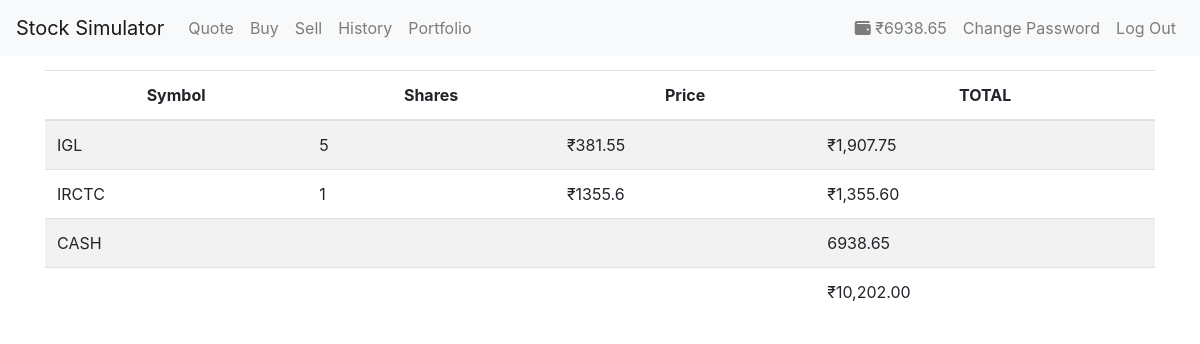
Page / (signed in) on the earlier database version.
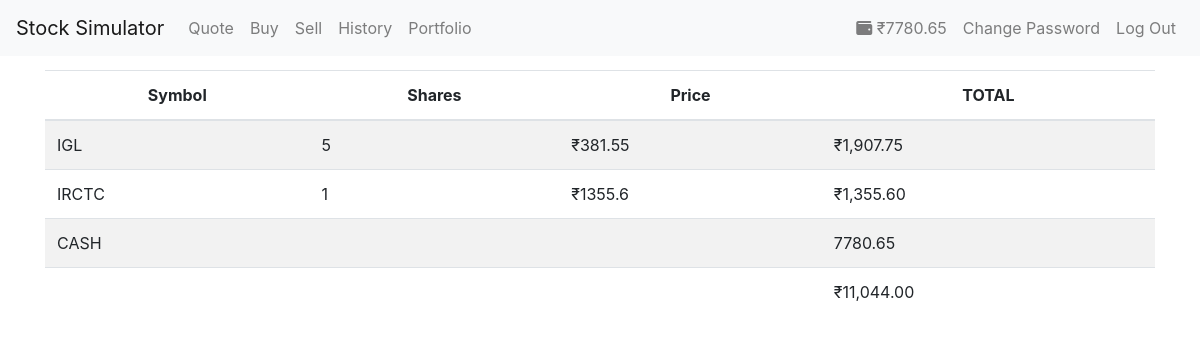
Same page on the later database version.
### tables this page shows
CREATE TABLE 'users' ('id' INTEGER PRIMARY KEY AUTOINCREMENT NOT NULL, 'username' TEXT NOT NULL, 'hash' TEXT NOT NULL, 'cash' NUMERIC NOT NULL DEFAULT 10000.00 );

CREATE TABLE 'portfolio' ('id' INTEGER NOT NULL, 'symbol' TEXT NOT NULL, 'shares' INTEGER NOT NULL, 'price' NUMERIC NOT NULL, 'transacted' DATETIME NOT NULL DEFAULT CURRENT_TIMESTAMP);

### app.py (the view)
@app.route("/")
@login_required
def index():
    symbol=list()
    share=list()
    price=list()
    total=list()
    sy = db.execute("SELECT symbol FROM portfolio WHERE id = :id", id= session['user_id'])
    sh = db.execute("SELECT shares FROM portfolio WHERE id = :id", id= session['user_id'])
    pr = db.execute("SELECT price FROM portfolio WHERE id = :id", id= session['user_id'])
    for i in range (len(sy)):
        symbol.append(sy[i]["symbol"].upper())
    for i in range (len(sh)):
        share.append(sh[i]["shares"])
    for i in range (len(pr)):
        price.append(pr[i]["price"])
    for i in range(len(symbol)):
        total.append(price[i]*share[i])
    data = zip(symbol,share,price,total)
    sum = 0.0
    for i in range(len(total)):
        sum+=total[i]
    for i in range(len(total)):
        total[i]=rs(total[i])
    rows = db.execute("SELECT cash FROM users WHERE id=:id", id= session['user_id'])
    sum+=rows[0]["cash"]
    user = db.execute("SELECT username FROM users WHERE id = :id", id= session['user_id'])
    return render_template("index.html", data=data, sum=rs(sum), cash=rows[0]["cash"], user=user[0]["username"])

### helpers.py (called while the page is built)
def login_required(f):
    @wraps(f)
    def decorated_function(*args, **kwargs):
        if session.get("user_id") is None:
            return redirect(url_for("login", next=request.url))
        return f(*args, **kwargs)
    return decorated_function

def rs(value):
    return "₹{:,.2f}".format(value)

### templates/index.html (shortened to what this page needs)
{% extends "layout.html" %}
{% block main %}
<table class="table table-striped">
    <thead>
    <tr>
        <th>Symbol</th>
        <th>Shares</th>
        <th>Price</th>
        <th>TOTAL</th>
    </tr>
    </thead>
        <tfoot>
            <tr>
                <td colspan="3"></td>
                <td>{{sum}}</td>
            </tr>
        </tfoot>
    {% for row in data %}
    <tr>
    {% for item in row %}
    {% if item is not string and item>20%}
        <td>₹{{ item }}</td>
    {% else %}
        <td>{{ item }}</td>
    {% endif %}
    {% endfor %}
    </tr>
    {% endfor %}
    <tr>
      <td colspan="3">CASH</td>
      <td>{{cash}}</td>
    </tr>
</table>
{% endblock %}

### templates/layout.html (shortened to what this page needs)
<!DOCTYPE html>
<html lang="en">
    <head>
        <link rel="stylesheet" href="{{ url_for('static', filename='alert.css') }}">
        <link href="{{ url_for('static', filename='styles.css') }}" rel="stylesheet">
        <link rel="stylesheet" href="https://stackpath.bootstrapcdn.com/bootstrap/4.5.2/css/bootstrap.min.css">
    </head>
    <body>
        <div class="container">
            <nav class="navbar navbar-expand-lg navbar-light bg-light fixed-top">
                <a class="navbar-brand blue" href="{{ url_for('index') }}">Stock Simulator</a>
                <div class="collapse navbar-collapse" id="navbarSupportedContent">
                    {% if session.user_id %}
                        <ul class="navbar-nav mr-auto">
                            <li class="nav-item"><a class="nav-link" href="{{ url_for('quote') }}">Quote</a></li>
                            <li class="nav-item"><a class="nav-link" href="{{ url_for('buy') }}">Buy</a></li>
                            <li class="nav-item"><a class="nav-link" href="{{ url_for('sell') }}">Sell</a></li>
                            <li class="nav-item"><a class="nav-link" href="{{ url_for('history') }}">History</a></li>
                            <li class="nav-item"><a class="nav-link" href="{{ url_for('portfolio') }}">Portfolio</a></li>
                        </ul>
                        <ul class="navbar-nav navbar-right">
                            <li class="nav-item"><a class="nav-link" href="{{ url_for('wallet') }}"><i class="fas fa-wallet"></i> ₹{{cash}}</a></li>
                            <li class="nav-item"><a class="nav-link" href="{{ url_for('changepass') }}">Change Password</a></li>
                            <li class="nav-item"><a class="nav-link" href="{{ url_for('logout') }}">Log Out</a></li>
                        </ul>
                    {% else %}
                        <ul class="navbar-nav ml-auto">
                            <li class="nav-item"><a class="nav-link" href="{{ url_for('register') }}">Register</a></li>
                            <li class="nav-item"><a class="nav-link" href="{{ url_for('logout') }}">Log In</a></li>
                        </ul>
                    {% endif %}
                </div>
            </nav>
            <main>
                {% block main %}{% endblock %}
            </main>
        </div>
    </body>
</html>

### static/styles.css (style rules this page uses)
.container { margin-left: auto; margin-right: auto; text-align: center; }
.navbar-light .navbar-brand { color: #537fbe; }
main td { text-align: left; }

### templates/layout.html (style rules this page uses)
body { padding-top:70px; }

Differences in the rows shown:
changed users: cash "6938.65" → "7780.65"
Other differences:
{{ sum }}: "₹10,202.00" → "₹11,044.00"
